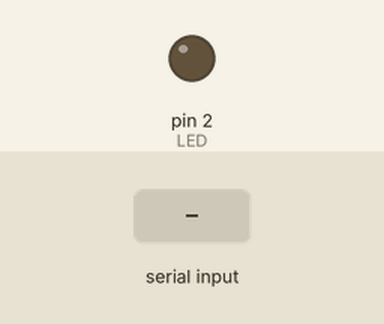
Recording of a sketch running on a simulated Arduino Uno, built with avr-gcc and run on an emulated ATmega328P. Parts: output pins drawn as LEDs (lit = HIGH). The test bench sets the inputs (shaded band). What the sketch prints to the serial monitor is not drawn.

Above: at 1.2 s.
1.3 s: "on\n" received over Serial
2.9 s: "1\n" received over Serial
Timing chart, 0 to 5.9 s (numbered marks = the images above; inputs shaded):
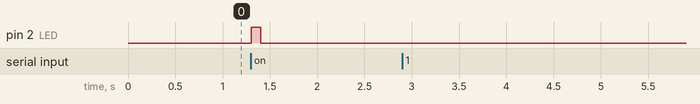

Measured:
- after the input at 1.3 s, pin 2 (LED): LOW → HIGH at once, → LOW 0.10 s later
- after the input at 2.9 s, every drawn part: stays the same

The sketch:

led_blink.ino
```cpp
String uav;
int LED=2;


void setup() {
  Serial.begin(9600);
  pinMode(LED,OUTPUT);

}

void loop() {
  if( Serial.available()>0){
    uav=Serial.readStringUntil('\n');
    if (uav=="on"){
      digitalWrite(LED,HIGH);
      delay(100);

      digitalWrite(LED,LOW);
      delay(100);
      Serial.write("led on off ..");
  }
    else {

      Serial.write("invalid input");
  }
}

}
```
